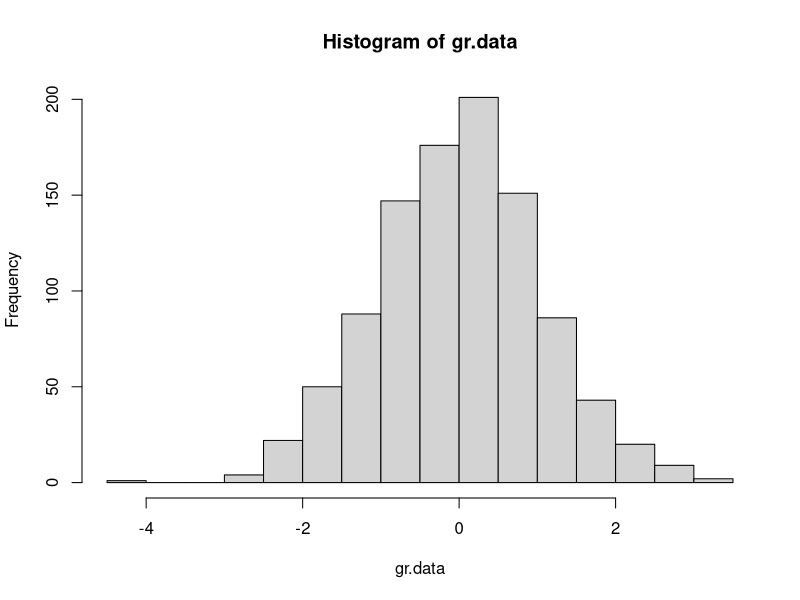

This chart was generated by the following R code: (Note: this script raises an error after producing the figure.)
## ---- chunk 1
5 - 8
## ---- chunk 2
xx <- 1:10
## ---- chunk 3
yy <- rnorm(n = 20, mean = 50, sd = 15) 
## ---- chunk 4
xx
## ---- chunk 5
mean(yy) 
## ---- chunk 6
gr.data <- rnorm(1000) 
hist(gr.data)
## ---- chunk 7
knitr::include_graphics("pics/RStudio_layout.jpg")
## ---- chunk 8
5+8 # +12
## ---- chunk 9
sleep.data <- sleep[ ,1]   
sleep.mean <- mean(sleep.data)   
sleep.sd <- sd(sleep.data)    
t.perc <- qt(0.975,19) 
left.boundary <- sleep.mean - (sleep.sd/sqrt(length(sleep.data)))*t.perc 
right.boundary <- sleep.mean + (sleep.sd/sqrt(length(sleep.data)))*t.perc
cat ("[", left.boundary, ";", right.boundary, "]\n")
## ---- chunk 10
conf.int <- function (x = sleep[,1])
{
  x.mean <- mean(x)   
  x.sd <- sd(x)    
  t.perc <- qt(0.975,19) 
  left.boundary <- x.mean - (x.sd/sqrt(length(x)))*t.perc 
  right.boundary <- x.mean + (x.sd/sqrt(length(x)))*t.perc
  list (lower = left.boundary, upper = right.boundary)  
}
## ---- chunk 11
conf.int (x = sleep[,1])
